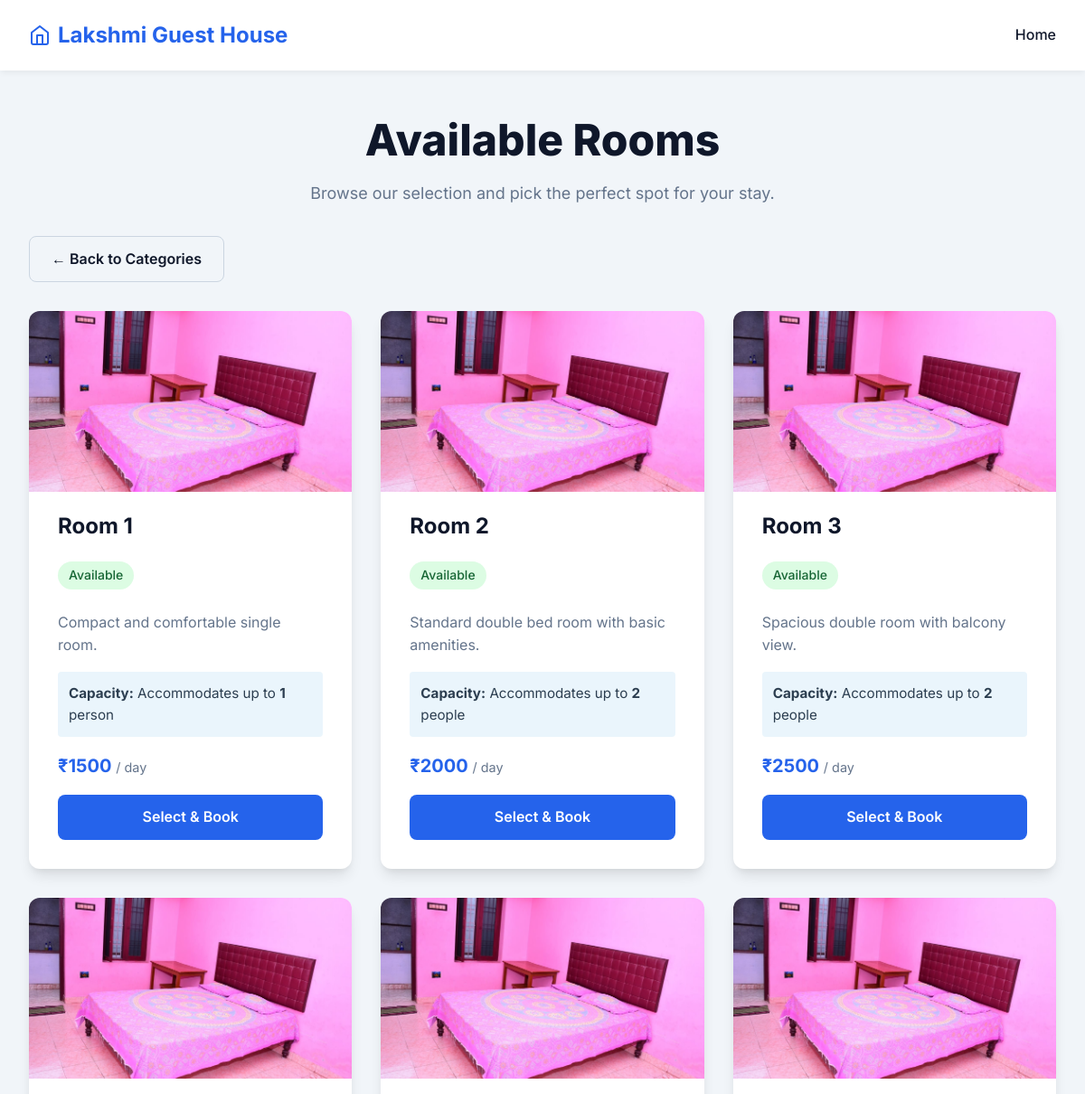
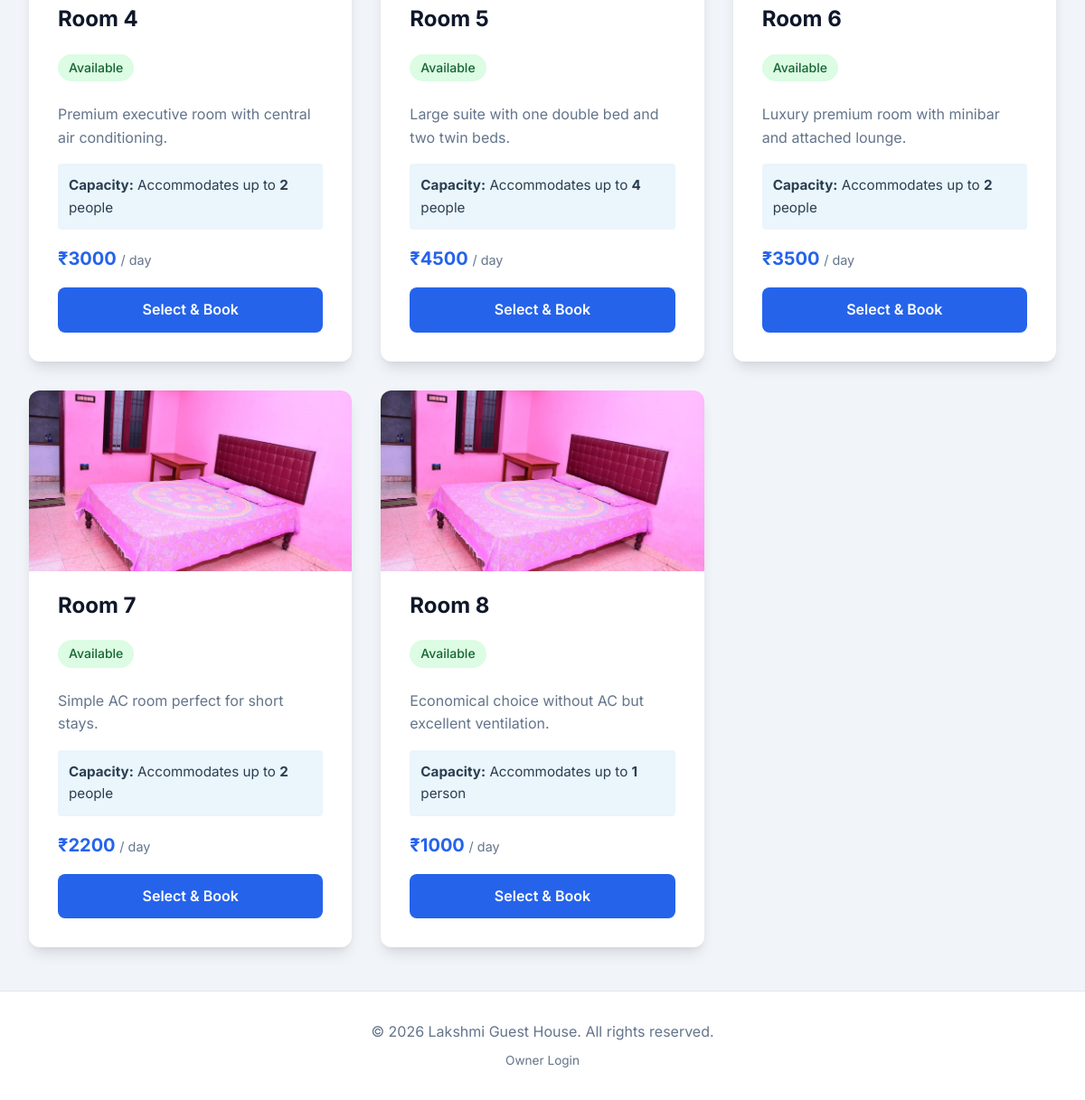
Page /category/Room on the committed database (2 pictures, top to bottom).
### app.py (models this page shows)
class Accommodation(db.Model):
    id = db.Column(db.Integer, primary_key=True)
    name = db.Column(db.String(100), nullable=False) # e.g. "Room 1", "Hall 1"
    type = db.Column(db.String(50), nullable=False)  # Hall, Cottage, Room
    description = db.Column(db.Text, nullable=True)
    price = db.Column(db.Float, nullable=False)
    image_filenames = db.Column(db.Text, nullable=True)
    is_closed = db.Column(db.Boolean, default=False)
    max_people = db.Column(db.Integer, default=1)  # Number of people accommodation
    facilities = db.Column(db.Text, nullable=True)  # Comma-separated: AC,TV,Heater

### app.py (the view)
@app.route('/category/<string:acc_type>')
def category_view(acc_type):
    accommodations = Accommodation.query.filter_by(type=acc_type).all()
    today = datetime.now().date()
    for acc in accommodations:
        if acc.is_closed:
            acc.is_available_today = False
        else:
            is_booked = Booking.query.filter(
                Booking.accommodation_id == acc.id,
                Booking.status == 'Approved',
                Booking.check_out >= today
            ).first()
            acc.is_available_today = not bool(is_booked)
    return render_template('category.html', accommodations=accommodations, acc_type=acc_type)

### templates/category.html (shortened to what this page needs)
{% extends 'base.html' %}
{% block content %}
<div class="hero" style="margin-bottom: 2rem;">
    <h1>Available {{ acc_type }}s</h1>
    <p>Browse our selection and pick the perfect spot for your stay.</p>
</div>
<div style="margin-bottom: 2rem;">
    <a href="{{ url_for('index') }}" class="btn btn-secondary" style="width: auto;">&larr; Back to Categories</a>
</div>
<div class="accommodations-grid">
    {% for acc in accommodations %}
    <div class="card">
        <div class="card-image-wrapper">
            <img src="{{ url_for('static', filename='images/' ~ acc.image_filenames.split(',')[0]) }}" alt="{{ acc.name }}" class="card-image">
        </div>
        <div class="card-header">
            <h2 class="card-title">{{ acc.name }}</h2>
            {% if acc.is_closed %}
                <span class="card-badge unavailable-badge" style="background: #e74c3c;">Unavailable</span>
            {% elif acc.is_available_today %}
                <span class="card-badge available-badge">Available</span>
            {% else %}
                <span class="card-badge unavailable-badge">Booked Today</span>
            {% endif %}
        </div>
        <div class="card-body">
            <p>{{ acc.description }}</p>
            {% if acc.max_people %}
            <div style="padding: 0.75rem; background: rgba(52, 152, 219, 0.1); border-radius: 4px; margin-bottom: 1rem; font-size: 0.95rem; color: #2c3e50;">
                <strong>Capacity:</strong> Accommodates up to <strong>{{ acc.max_people }}</strong> {{ 'person' if acc.max_people == 1 else 'people' }}
            </div>
            {% endif %}
            <div class="price-tag">₹{{ "%.0f"|format(acc.price) }} <span style="font-size: 0.9rem; font-weight: normal; color: var(--text-light);">/ day</span></div>
            {% if acc.is_closed %}
                <button class="btn" disabled style="background: var(--text-light); cursor: not-allowed; opacity: 0.7;">Currently Unavailable</button>
            {% elif not acc.is_available_today %}
                <button class="btn" disabled style="background: var(--text-light); cursor: not-allowed; opacity: 0.7;">Already Booked</button>
            {% else %}
                <a href="{{ url_for('book', acc_id=acc.id) }}" class="btn">Select & Book</a>
            {% endif %}
        </div>
    </div>
    {% endfor %}
</div>
{% endblock %}

### templates/base.html (shortened to what this page needs)
<!DOCTYPE html>
<html lang="en">
<head>
    <link rel="stylesheet" href="{{ url_for('static', filename='css/style.css') }}">
</head>
<body>
    <header>
        <nav>
            <a href="{{ url_for('index') }}" class="logo">
                <svg xmlns="http://www.w3.org/2000/svg" width="24" height="24" viewBox="0 0 24 24" fill="none" stroke="currentColor" stroke-width="2" stroke-linecap="round" stroke-linejoin="round"><path d="M3 9l9-7 9 7v11a2 2 0 0 1-2 2H5a2 2 0 0 1-2-2z"></path><polyline points="9 22 9 12 15 12 15 22"></polyline></svg>
                Lakshmi Guest House
            </a>
            <div class="nav-links">
                <a href="{{ url_for('index') }}">Home</a>
            </div>
        </nav>
    </header>
    <main>
        {% block content %}{% endblock %}
    </main>
    <footer>
        <p>&copy; 2026 Lakshmi Guest House. All rights reserved.</p>
        <p style="margin-top: 0.5rem; font-size: 0.85rem;"><a href="{{ url_for('login') }}" style="color: var(--text-light); text-decoration: none;">Owner Login</a></p>
    </footer>
</body>
</html>

### static/css/style.css (style rules this page uses)
:root { --primary-color: #2563eb; --primary-hover: #1d4ed8; --secondary-color: #f8fafc; --text-dark: #0f172a; --text-light: #64748b; --bg-color: #f1f5f9; --card-bg: #ffffff; --border-radius: 12px; --box-shadow: 0 10px 15px -3px rgba(0, 0, 0, 0.1), 0 4px 6px -2px rgba(0, 0, 0, 0.05); --transition: all 0.3s ease; }
* { box-sizing: border-box; margin: 0; padding: 0; }
body { font-family: 'Inter', sans-serif; background-color: var(--bg-color); color: var(--text-dark); line-height: 1.6; min-height: 100vh; display: flex; flex-direction: column; }
header { background-color: var(--card-bg); box-shadow: 0 4px 6px -1px rgba(0, 0, 0, 0.05); position: sticky; top: 0; z-index: 100; }
nav { max-width: 1200px; margin: 0 auto; padding: 1.25rem 2rem; display: flex; justify-content: space-between; align-items: center; }
nav .logo { font-size: 1.5rem; font-weight: 700; color: var(--primary-color); text-decoration: none; display: flex; align-items: center; gap: 0.5rem; }
nav .nav-links a { text-decoration: none; color: var(--text-dark); font-weight: 500; transition: var(--transition); }
main { flex: 1; max-width: 1200px; margin: 0 auto; padding: 3rem 2rem; width: 100%; }
h1, h2, h3 { line-height: 1.2; margin-bottom: 1rem; }
.hero { text-align: center; margin-bottom: 4rem; }
.hero h1 { font-size: 3rem; font-weight: 800; color: var(--text-dark); margin-bottom: 1rem; }
.hero p { font-size: 1.125rem; color: var(--text-light); max-width: 600px; margin: 0 auto; }
.accommodations-grid { display: grid; grid-template-columns: repeat(auto-fit, minmax(300px, 1fr)); gap: 2rem; }
.card { background-color: var(--card-bg); border-radius: var(--border-radius); padding: 2rem; box-shadow: var(--box-shadow); transition: var(--transition); display: flex; flex-direction: column; overflow: hidden; }
.card-image-wrapper { height: 200px; overflow: hidden; margin: -2rem -2rem 1.5rem -2rem; }
.card-image { width: 100%; height: 100%; object-fit: cover; transition: transform 0.3s ease; }
.card-header { margin-bottom: 1.5rem; }
.card-title { font-size: 1.5rem; font-weight: 700; color: var(--text-dark); }
.card-badge { display: inline-block; background-color: var(--primary-color); color: white; padding: 0.25rem 0.75rem; border-radius: 9999px; font-size: 0.875rem; font-weight: 500; margin-top: 0.5rem; }
.available-badge { background-color: #dcfce3; color: #166534; }
.price-tag { font-size: 1.25rem; font-weight: 700; color: var(--primary-color); margin-bottom: 1rem; }
.card-body { flex: 1; }
.card-body p { color: var(--text-light); margin-bottom: 1rem; }
.btn { display: inline-block; background-color: var(--primary-color); color: white; padding: 0.75rem 1.5rem; border-radius: 8px; text-decoration: none; font-weight: 600; text-align: center; transition: var(--transition); border: none; cursor: pointer; width: 100%; }
.btn-secondary { background-color: transparent; color: var(--text-dark); border: 1px solid #cbd5e1; }
footer { text-align: center; padding: 2rem; background-color: white; color: var(--text-light); border-top: 1px solid #e2e8f0; margin-top: auto; }

### rows in the picture
Accommodation: name "Room 1", is_closed "Available", description "Compact and comfortable single room.", max_people "1", max_people "person", price "1500"
Accommodation: name "Room 2", is_closed "Available", description "Standard double bed room with basic amenities.", max_people "2", max_people "people", price "2000"
Accommodation: name "Room 3", is_closed "Available", description "Spacious double room with balcony view.", max_people "2", max_people "people", price "2500"
Accommodation: name "Room 4", is_closed "Available", description "Premium executive room with central air conditioning.", max_people "2", max_people "people", price "3000"
Accommodation: name "Room 5", is_closed "Available", description "Large suite with one double bed and two twin beds.", max_people "4", max_people "people", price "4500"
Accommodation: name "Room 6", is_closed "Available", description "Luxury premium room with minibar and attached lounge.", max_people "2", max_people "people", price "3500"
Accommodation: name "Room 7", is_closed "Available", description "Simple AC room perfect for short stays.", max_people "2", max_people "people", price "2200"
Accommodation: name "Room 8", is_closed "Available", description "Economical choice without AC but excellent ventilation.", max_people "1", max_people "person", price "1000"

### other values in the picture
{{ acc_type }} "Room"
